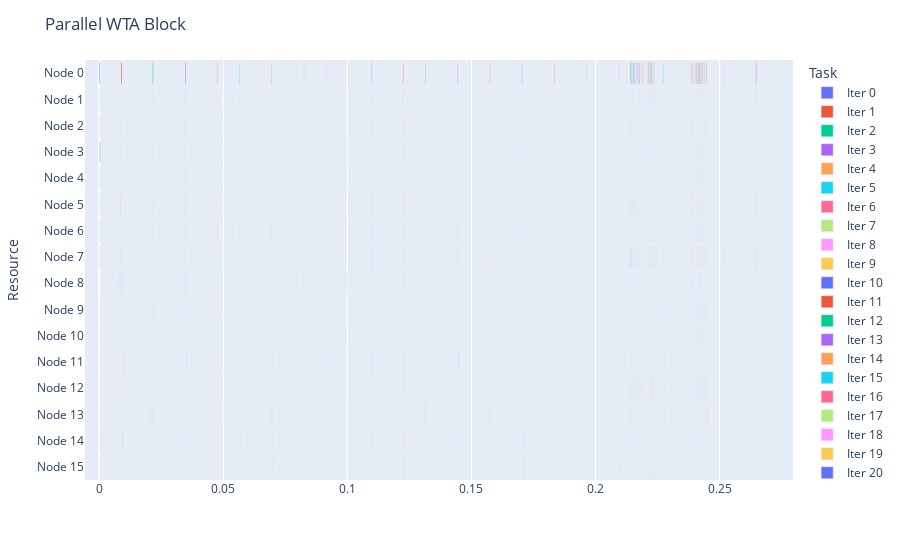

Write notebook code for a chart like this one.
### Code cell
# Block
fig = getDataGantt(logs[2], "Parallel WTA Block")
fig.show()
